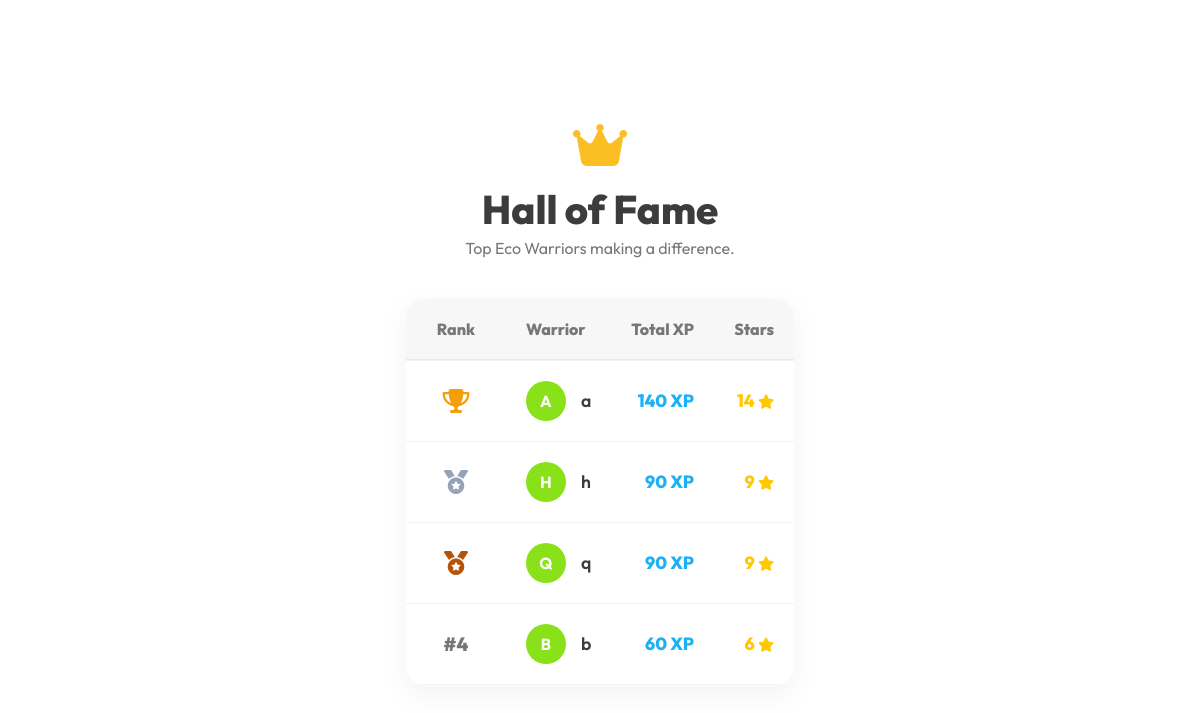
The app's page /leaderboard with its own data.
### tables this page shows
CREATE TABLE users (
    user_id INTEGER PRIMARY KEY AUTOINCREMENT,
    name TEXT NOT NULL,
    usn TEXT NOT NULL UNIQUE,
    password TEXT NOT NULL,
    total_points INTEGER DEFAULT 0,
    level_name TEXT DEFAULT 'Beginner',
    stars INTEGER DEFAULT 0
, eco_coins INTEGER DEFAULT 100, current_streak INTEGER DEFAULT 0, last_active_date TEXT, streak_freeze_active INTEGER DEFAULT 0);

### app.py (the view)
@app.route("/leaderboard")
def leaderboard():
    conn = get_connection()
    cursor = conn.cursor()
    cursor.execute("""
        SELECT name, total_points, stars
        FROM users ORDER BY total_points DESC
    """)
    data = cursor.fetchall()
    conn.close()
    return render_template("leaderboard.html", data=data)

### app.py (called while the page is built)
def get_connection():
    return sqlite3.connect("database.db")

### templates/leaderboard.html
{% extends "base.html" %}
{% block content %}
<div class="animate-fade-in" style="max-width: 800px; margin: 0 auto;">
    <div style="text-align: center; margin-bottom: 40px;">
        <div style="font-size: 3rem; color: #FBBF24; margin-bottom: 10px; animation: float 3s infinite ease-in-out;">
            <i class="fa-solid fa-crown"></i>
        </div>
        <h1 style="font-size: 2.5rem; margin-bottom: 5px;">Hall of Fame</h1>
        <p class="text-muted">Top Eco Warriors making a difference.</p>
    </div>
    <div class="card" style="padding: 0; overflow: hidden;">
        <table style="width: 100%; border-collapse: collapse;">
            <thead>
                <tr style="background: rgba(0,0,0,0.03); text-align: left; border-bottom: 2px solid rgba(0,0,0,0.05);">
                    <th
                        style="padding: 20px; font-weight: 800; color: var(--text-muted); width: 100px; text-align: center;">
                        Rank</th>
                    <th style="padding: 20px; font-weight: 800; color: var(--text-muted);">Warrior</th>
                    <th style="padding: 20px; font-weight: 800; color: var(--text-muted); text-align: right;">Total XP
                    </th>
                    <th style="padding: 20px; font-weight: 800; color: var(--text-muted); text-align: right;">Stars</th>
                </tr>
            </thead>
            <tbody>
                {% for row in data %}
                <tr style="border-bottom: 1px solid rgba(0,0,0,0.05); transition: var(--transition);"
                    onmouseover="this.style.background='rgba(16, 185, 129, 0.05)'"
                    onmouseout="this.style.background='transparent'">
                    <td style="padding: 20px; text-align: center; font-size: 1.2rem; font-weight: 800;">
                        {% if loop.index == 1 %}
                        <span style="color: #F59E0B; font-size: 1.5rem;"><i class="fa-solid fa-trophy"></i></span>
                        {% elif loop.index == 2 %}
                        <span style="color: #94A3B8; font-size: 1.5rem;"><i class="fa-solid fa-medal"></i></span>
                        {% elif loop.index == 3 %}
                        <span style="color: #B45309; font-size: 1.5rem;"><i class="fa-solid fa-medal"></i></span>
                        {% else %}
                        <span style="color: var(--text-muted);">#{{ loop.index }}</span>
                        {% endif %}
                    </td>
                    <td style="padding: 20px;">
                        <div style="display: flex; align-items: center; gap: 15px;">
                            <div
                                style="width: 40px; height: 40px; background: var(--primary-light); color: white; border-radius: 50%; display: flex; align-items: center; justify-content: center; font-weight: bold;">
                                {{ row[0][0]|upper }}
                            </div>
                            <span style="font-weight: 600; font-size: 1.1rem; color: var(--text-main);">{{ row[0]
                                }}</span>
                        </div>
                    </td>
                    <td
                        style="padding: 20px; text-align: right; font-weight: 800; color: var(--secondary); font-size: 1.1rem;">
                        {{ row[1] }} XP
                    </td>
                    <td
                        style="padding: 20px; text-align: right; font-weight: 800; color: var(--warning); font-size: 1.1rem;">
                        {{ row[2] }} <i class="fa-solid fa-star" style="font-size: 0.9rem;"></i>
                    </td>
                </tr>
                {% endfor %}
            </tbody>
        </table>
    </div>
</div>
{% endblock %}

### templates/base.html (shortened to what this page needs)
<!DOCTYPE html>
<html lang="en">
<head>
    <link rel="stylesheet" href="https://cdnjs.cloudflare.com/ajax/libs/font-awesome/6.4.0/css/all.min.css">
    <link rel="stylesheet" href="{{ url_for('static', filename='style.css') }}">
</head>
<body>
    <div class="{% if session.get('user_id') %}main{% endif %} animate-fade-in"
        style="{% if not session.get('user_id') %}width: 100%; min-height: 100vh; display: flex; align-items: center; justify-content: center; margin-left: 0; padding: 20px;{% endif %}">
        {% block content %}{% endblock %}
    </div>
</body>
</html>

### static/style.css (style rules this page uses)
:root { --primary: #58CC02; --primary-dark: #46a302; --primary-light: #89E219; --secondary: #1CB0F6; --secondary-dark: #1899d6; --accent: #FFC800; --danger: #FF4B4B; --danger-dark: #EA2B2B; --background: #FFFFFF; --bg-light: #FFFFFF; --bg-sidebar: #F7F7F7; --surface: #FFFFFF; --text-main: #3C3C3C; --text-muted: #777777; --warning: #FFC800; --warning-dark: #D3A600; --border-color: #E5E5E5; --glass-bg: rgba(255, 255, 255, 0.9); --glass-border: rgba(255, 255, 255, 0.4); --glass-shadow: 0 8px 32px 0 rgba(31, 38, 135, 0.07); --radius-lg: 20px; --radius-md: 16px; --radius-sm: 12px; --transition: all 0.2s ease-in-out; --font-main: 'Nunito', sans-serif; --shadow: 0 4px 15px rgba(0,0,0,0.05); --coin-gold: #FFD700; --streak-fire: #FF4500; }
* { box-sizing: border-box; margin: 0; padding: 0; }
body { font-family: 'Outfit', 'Nunito', sans-serif; background-color: var(--background); color: var(--text-main); min-height: 100vh; display: flex; overflow-x: hidden; }
h1, h2, h3, h4, h5, h6 { font-weight: 800; color: var(--text-main); line-height: 1.2; }
.text-muted { color: var(--text-muted); }
.card { background: var(--surface); padding: 30px; border-radius: var(--radius-lg); box-shadow: 0 10px 30px rgba(0, 0, 0, 0.05); transition: var(--transition); border: 1px solid rgba(0, 0, 0, 0.02); }
.animate-fade-in { animation: fadeIn 0.6s cubic-bezier(0.4, 0, 0.2, 1) forwards; }

### records on screen
users: name "A", name "a", total_points "140", stars "14"
users: name "H", name "h", total_points "90", stars "9"
users: name "Q", name "q", total_points "90", stars "9"
users: name "B", name "b", total_points "60", stars "6"
